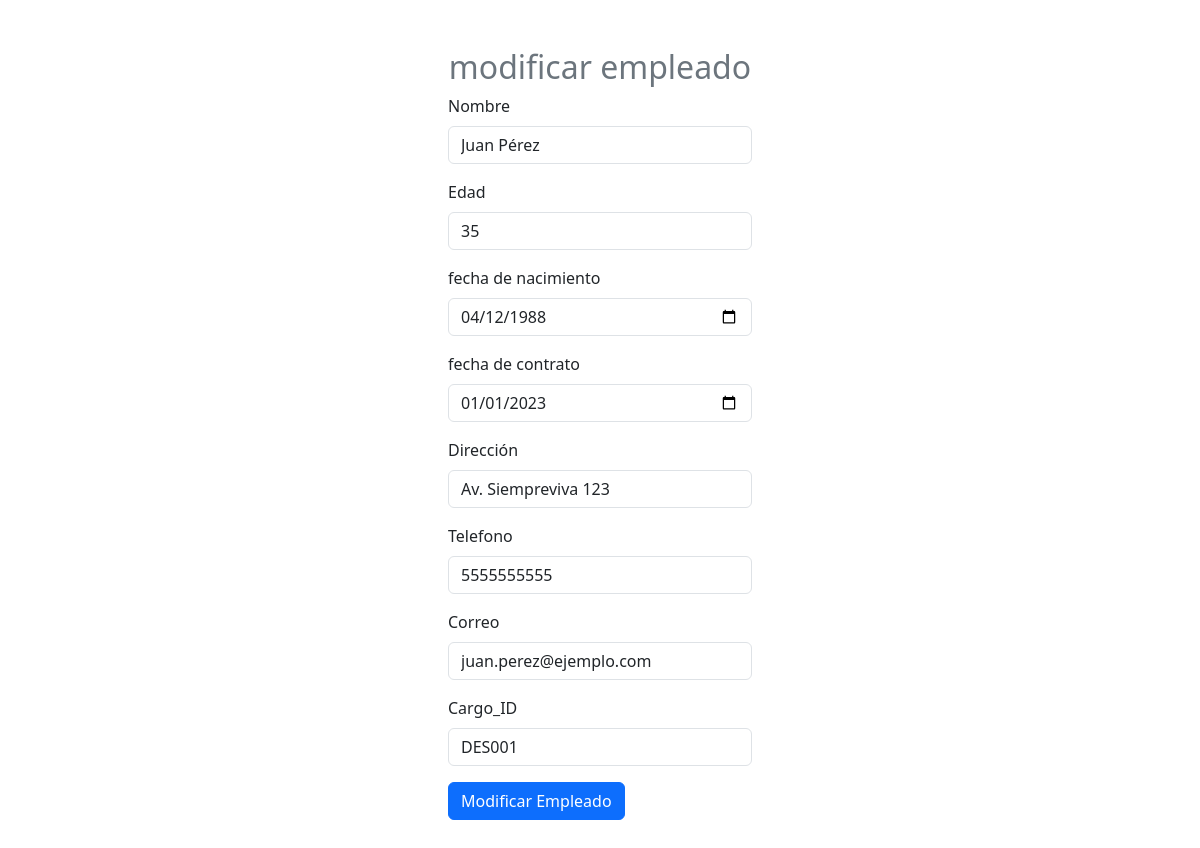
Screenshot of /proyecto/controlador_empleado/modificar_empleado.php?id=1 with the database file from the repository.
### tables this page shows
CREATE TABLE `empleado` (
  `id_empleado` int(10) NOT NULL,
  `nombre` varchar(20) NOT NULL,
  `edad` int(2) NOT NULL,
  `fecha_nacimiento` date DEFAULT NULL,
  `fecha_contrato` date DEFAULT NULL,
  `direccion` varchar(30) NOT NULL,
  `telefono` varchar(20) NOT NULL,
  `correo` varchar(100) NOT NULL,
  `cargo_ID` varchar(20) DEFAULT NULL
);

### proyecto/controlador_empleado/modificar_empleado.php (the view, shortened to what this page needs)
<?php
include "../db.php";
$id=$_GET["id"];
$sql=$conn->query("select *from empleado where id_empleado=$id");
?>
<!DOCTYPE html>
<html lang="es">
<head>
    <link href="https://cdn.jsdelivr.net/npm/bootstrap@5.3.3/dist/css/bootstrap.min.css" rel="stylesheet">
</head>
<body>
    <form class="col-4 p-5 m-auto" method="POST">
        <h2 class="text-center text-secondary">modificar empleado</h2>
        <?php
        include "../controlador_empleado/modificar2_empleado.php";
        while ($datos=$sql->fetch_object()) {?>
            <div class="mb-3">
                <label for="exampleInputEmail1" class="form-label text-center">Nombre</label>
                <input type="text" class="form-control" name=" nombre" value="<?= $datos->nombre?>">
            </div>
            <div class="mb-3">
                <label for="exampleInputEmail1" class="form-label">Edad</label>
                <input type="number" class="form-control" name="edad" value="<?= $datos->edad ?>">
            </div>
            <div class="mb-3">
                <label for="exampleInputEmail1" class="form-label">fecha de nacimiento</label>
                <input type="date" class="form-control" name=" fechaN" value="<?= $datos->fecha_nacimiento?>">
            </div>
            <div class="mb-3">
                <label for="exampleInputEmail1" class="form-label">fecha de contrato</label>
                <input type="date" class="form-control" name="  fechaC" value="<?= $datos->fecha_contrato?>">
            </div>
            <div class="mb-3">
                <label for="exampleInputEmail1" class="form-label">Dirección</label>
                <input type="text" class="form-control" name="direccion" value="<?= $datos->direccion?>">
            </div>
            <div class="mb-3">
                <label for="exampleInputEmail1" class="form-label">Telefono</label>
                <input type="number" class="form-control" name="telefono" value="<?= $datos->telefono?>">
            </div>
            <div class="mb-3">
                <label for="exampleInputEmail1" class="form-label">Correo</label>
                <input type="text" class="form-control" name="correo" value="<?= $datos->correo?>">
            </div>
            <div class="mb-3">
                <label for="exampleInputEmail1" class="form-label">Cargo_ID</label>
                <input type="text" class="form-control" name="cargo" value="<?= $datos->cargo_ID?>">
            </div>
        <?php }
        ?>
            <button type="submit" class="btn btn-primary" name="btnregistro" value="ok">Modificar Empleado</button>
    </form>
</body>
</html>

### rows the page displays
empleado: nombre "Juan Pérez", edad "35", fecha_nacimiento "04/12/1988", fecha_contrato "01/01/2023", direccion "Av. Siempreviva 123", telefono "5555555555", correo "juan.perez@ejemplo.com", cargo "DES001"
